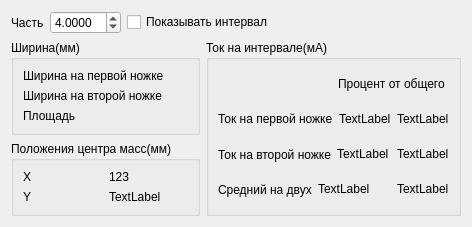
   <widget class="QWidget" name="tab_5">
    <attribute name="title">
     <string>Информация на интервале</string>
    </attribute>
    <layout class="QGridLayout" name="gridLayout_2">
     <item row="1" column="1" rowspan="2">
      <widget class="QGroupBox" name="groupBox_6">
       <property name="title">
        <string>Ток на интервале(мА)</string>
       </property>
       <layout class="QGridLayout" name="gridLayout">
        <item row="0" column="2">
         <widget class="QLabel" name="label_25">
          <property name="text">
           <string>Процент от общего </string>
          </property>
         </widget>
        </item>
        <item row="1" column="0" colspan="3">
         <layout class="QHBoxLayout" name="horizontalLayout_22">
          <item>
           <widget class="QLabel" name="label_22">
            <property name="text">
             <string>Ток на первой ножке</string>
            </property>
           </widget>
          </item>
          <item>
           <widget class="QLabel" name="massCurrentLeg1Label">
            <property name="sizePolicy">
             <sizepolicy hsizetype="Expanding" vsizetype="Preferred">
              <horstretch>0</horstretch>
              <verstretch>0</verstretch>
             </sizepolicy>
            </property>
            <property name="text">
             <string>TextLabel</string>
            </property>
            <property name="textInteractionFlags">
             <set>Qt::LinksAccessibleByMouse|Qt::TextSelectableByKeyboard|Qt::TextSelectableByMouse</set>
            </property>
           </widget>
          </item>
          <item>
           <widget class="QLabel" name="diffLeg1Label">
            <property name="text">
             <string>TextLabel</string>
            </property>
            <property name="textInteractionFlags">
             <set>Qt::LinksAccessibleByMouse|Qt::TextSelectableByKeyboard|Qt::TextSelectableByMouse</set>
            </property>
           </widget>
          </item>
         </layout>
        </item>
        <item row="2" column="0" colspan="3">
         <layout class="QHBoxLayout" name="horizontalLayout_23">
          <item>
           <widget class="QLabel" name="label_23">
            <property name="text">
             <string>Ток на второй ножке</string>
            </property>
           </widget>
          </item>
          <item>
           <widget class="QLabel" name="massCurrentLeg2Label">
            <property name="sizePolicy">
             <sizepolicy hsizetype="Expanding" vsizetype="Preferred">
              <horstretch>0</horstretch>
              <verstretch>0</verstretch>
             </sizepolicy>
            </property>
            <property name="text">
             <string>TextLabel</string>
            </property>
            <property name="textInteractionFlags">
             <set>Qt::LinksAccessibleByMouse|Qt::TextSelectableByKeyboard|Qt::TextSelectableByMouse</set>
            </property>
           </widget>
          </item>
          <item>
           <widget class="QLabel" name="diffLeg2Label">
            <property name="text">
             <string>TextLabel</string>
            </property>
            <property name="textInteractionFlags">
             <set>Qt::LinksAccessibleByMouse|Qt::TextSelectableByKeyboard|Qt::TextSelectableByMouse</set>
            </property>
           </widget>
          </item>
         </layout>
        </item>
        <item row="3" column="0" colspan="3">
         <layout class="QHBoxLayout" name="horizontalLayout_24">
          <item>
           <widget class="QLabel" name="label_24">
            <property name="text">
             <string>Средний на двух</string>
            </property>
           </widget>
          </item>
          <item>
           <widget class="QLabel" name="massCurrentLabel">
            <property name="sizePolicy">
             <sizepolicy hsizetype="Expanding" vsizetype="Preferred">
              <horstretch>0</horstretch>
              <verstretch>0</verstretch>
             </sizepolicy>
            </property>
            <property name="text">
             <string>TextLabel</string>
            </property>
            <property name="textInteractionFlags">
             <set>Qt::LinksAccessibleByMouse|Qt::TextSelectableByKeyboard|Qt::TextSelectableByMouse</set>
            </property>
           </widget>
          </item>
          <item>
           <widget class="QLabel" name="diffLabel">
            <property name="text">
             <string>TextLabel</string>
            </property>
            <property name="textInteractionFlags">
             <set>Qt::LinksAccessibleByMouse|Qt::TextSelectableByKeyboard|Qt::TextSelectableByMouse</set>
            </property>
           </widget>
          </item>
         </layout>
        </item>
       </layout>
      </widget>
     </item>
     <item row="0" column="0" colspan="2">
      <layout class="QHBoxLayout" name="horizontalLayout_13">
       <item>
        <widget class="QLabel" name="label_13">
         <property name="text">
          <string>Часть</string>
         </property>
        </widget>
       </item>
       <item>
        <widget class="QDoubleSpinBox" name="partBox">
         <property name="toolTip">
          <string>&lt;html&gt;&lt;head/&gt;&lt;body&gt;&lt;p&gt;Интервал задается как отрезок где амплитуда равна максимум / n.&lt;/p&gt;&lt;/body&gt;&lt;/html&gt;</string>
         </property>
         <property name="decimals">
          <number>4</number>
         </property>
         <property name="minimum">
          <double>1.000100000000000</double>
         </property>
         <property name="singleStep">
          <double>0.100000000000000</double>
         </property>
         <property name="value">
          <double>4.000000000000000</double>
         </property>
        </widget>
       </item>
       <item>
        <widget class="QCheckBox" name="showIntervalCheck">
         <property name="text">
          <string>Показывать интервал</string>
         </property>
         <property name="checked">
          <bool>false</bool>
         </property>
        </widget>
       </item>
       <item>
        <spacer name="horizontalSpacer">
         <property name="orientation">
          <enum>Qt::Horizontal</enum>
         </property>
         <property name="sizeHint" stdset="0">
          <size>
           <width>40</width>
           <height>20</height>
          </size>
         </property>
        </spacer>
       </item>
      </layout>
     </item>
     <item row="1" column="0">
      <widget class="QGroupBox" name="groupBox">
       <property name="title">
        <string>Ширина(мм)</string>
       </property>
       <layout class="QGridLayout" name="gridLayout_3">
        <item row="2" column="0">
         <layout class="QHBoxLayout" name="horizontalLayout_18">
          <item>
           <widget class="QLabel" name="label_20">
            <property name="text">
             <string>Площадь</string>
            </property>
           </widget>
          </item>
          <item>
           <widget class="QLabel" name="sqLabel">
            <property name="text">
             <string/>
            </property>
            <property name="textInteractionFlags">
             <set>Qt::LinksAccessibleByMouse|Qt::TextSelectableByKeyboard|Qt::TextSelectableByMouse</set>
            </property>
           </widget>
          </item>
         </layout>
        </item>
        <item row="1" column="0">
         <layout class="QHBoxLayout" name="horizontalLayout_17">
          <item>
           <widget class="QLabel" name="label_19">
            <property name="text">
             <string>Ширина на второй ножке</string>
            </property>
           </widget>
          </item>
          <item>
           <widget class="QLabel" name="massWidthLeg2Label">
            <property name="text">
             <string/>
            </property>
            <property name="textInteractionFlags">
             <set>Qt::LinksAccessibleByMouse|Qt::TextSelectableByKeyboard|Qt::TextSelectableByMouse</set>
            </property>
           </widget>
          </item>
         </layout>
        </item>
        <item row="0" column="0">
         <layout class="QHBoxLayout" name="horizontalLayout_16">
          <item>
           <widget class="QLabel" name="label_18">
            <property name="text">
             <string>Ширина на первой ножке</string>
            </property>
           </widget>
          </item>
          <item>
           <widget class="QLabel" name="massWidthLeg1Label">
            <property name="text">
             <string/>
            </property>
            <property name="textInteractionFlags">
             <set>Qt::LinksAccessibleByMouse|Qt::TextSelectableByKeyboard|Qt::TextSelectableByMouse</set>
            </property>
           </widget>
          </item>
         </layout>
        </item>
       </layout>
       <zorder></zorder>
       <zorder></zorder>
      </widget>
     </item>
     <item row="2" column="0">
      <widget class="QGroupBox" name="groupBox_5">
       <property name="title">
        <string>Положения центра масс(мм)</string>
       </property>
       <property name="flat">
        <bool>false</bool>
       </property>
       <property name="checkable">
        <bool>false</bool>
       </property>
       <layout class="QVBoxLayout" name="verticalLayout_4">
        <item>
         <layout class="QHBoxLayout" name="horizontalLayout_14">
          <item>
           <widget class="QLabel" name="label_15">
            <property name="text">
             <string>X</string>
            </property>
           </widget>
          </item>
          <item>
           <widget class="QLabel" name="massXLabel">
            <property name="text">
             <string>123</string>
            </property>
            <property name="textInteractionFlags">
             <set>Qt::LinksAccessibleByMouse|Qt::TextSelectableByKeyboard|Qt::TextSelectableByMouse</set>
            </property>
           </widget>
          </item>
         </layout>
        </item>
        <item>
         <layout class="QHBoxLayout" name="horizontalLayout_15">
          <item>
           <widget class="QLabel" name="label_16">
            <property name="text">
             <string>Y</string>
            </property>
           </widget>
          </item>
          <item>
           <widget class="QLabel" name="massYLabel">
            <property name="text">
             <string>TextLabel</string>
            </property>
            <property name="textInteractionFlags">
             <set>Qt::LinksAccessibleByMouse|Qt::TextSelectableByKeyboard|Qt::TextSelectableByMouse</set>
            </property>
           </widget>
          </item>
         </layout>
        </item>
       </layout>
      </widget>
     </item>
    </layout>
   </widget>
